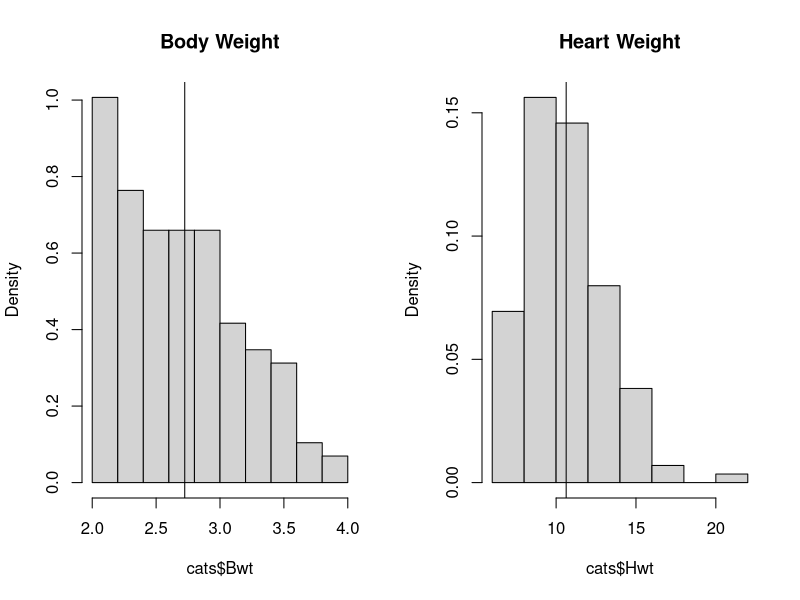
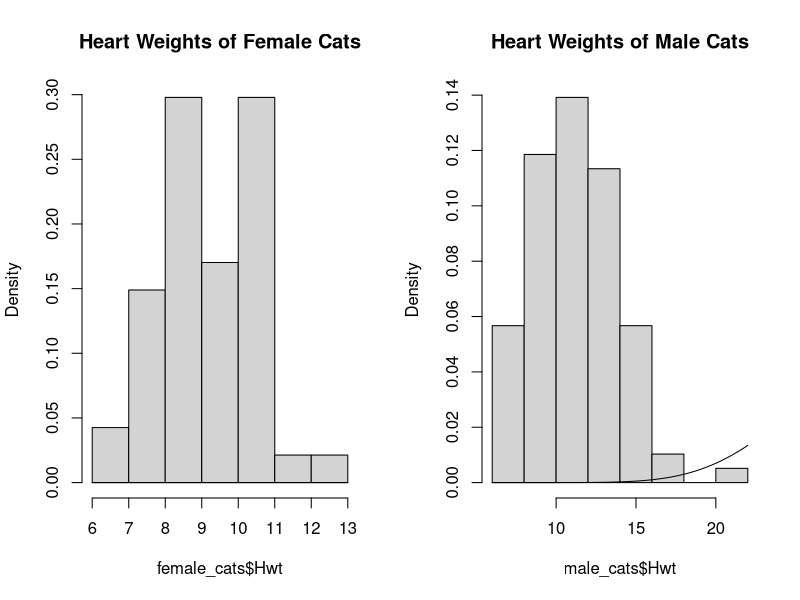

Source code (R) for these figures, in order:
## ---- chunk 1
knitr::opts_chunk$set(echo = TRUE)
## ---- chunk 2
library(MASS)
cats
summary(cats)

## ---- chunk 3
par(mfrow=c(1,2)) # put two figures in one rows and two columns
hist(cats$Bwt,probability = TRUE,main='Body Weight')
abline(v=2.724)
hist(cats$Hwt,probability = TRUE,main='Heart Weight')
abline(v=10.63 )
## ---- chunk 4
fake.mean <- 10
fake.var <- 8
a <- fake.mean^2 / fake.var
s <- fake.var / fake.mean
cat(a,s)
## ---- chunk 5
Hwt_mean <- mean(cats$Hwt)
Hwt_var <- var(cats$Hwt)
a <- Hwt_mean^2/Hwt_var
s <- Hwt_var/Hwt_mean
cat(a,s)

## ---- chunk 6
cat.stats <- function(x){
  mean <- mean(x)
  var <- var(x)
  return(c(mean,var))
}
cat.stats(cats$Hwt)
## ---- chunk 7
gamma.cat <- function(x){
  mean <- cat.stats(x)[1]
  var <- cat.stats(x)[2]
  a <- mean^2/var
  s <- var/mean
  return(c(a,s))
}
gamma.cat(cats$Hwt)
## ---- chunk 8
male_cats <- cats[cats$Sex=='M',]
female_cats <- cats[cats$Sex=='F',]
gamma.cat(male_cats$Hwt)
gamma.cat(female_cats$Hwt)
## ---- chunk 9
shape <- gamma.cat(female_cats$Hwt)[1]
scale <- gamma.cat(female_cats$Hwt)[2]
hist(female_cats$Hwt,probability=TRUE,main='Heart Weights of Female Cats')
curve(dgamma(x,shape,scale),add=TRUE)
## ---- chunk 10
shape <- gamma.cat(male_cats$Hwt)[1]
scale <- gamma.cat(male_cats$Hwt)[2]
hist(male_cats$Hwt,probability=TRUE,main='Heart Weights of Male Cats')
curve(dgamma(x,shape,scale),add=TRUE)
